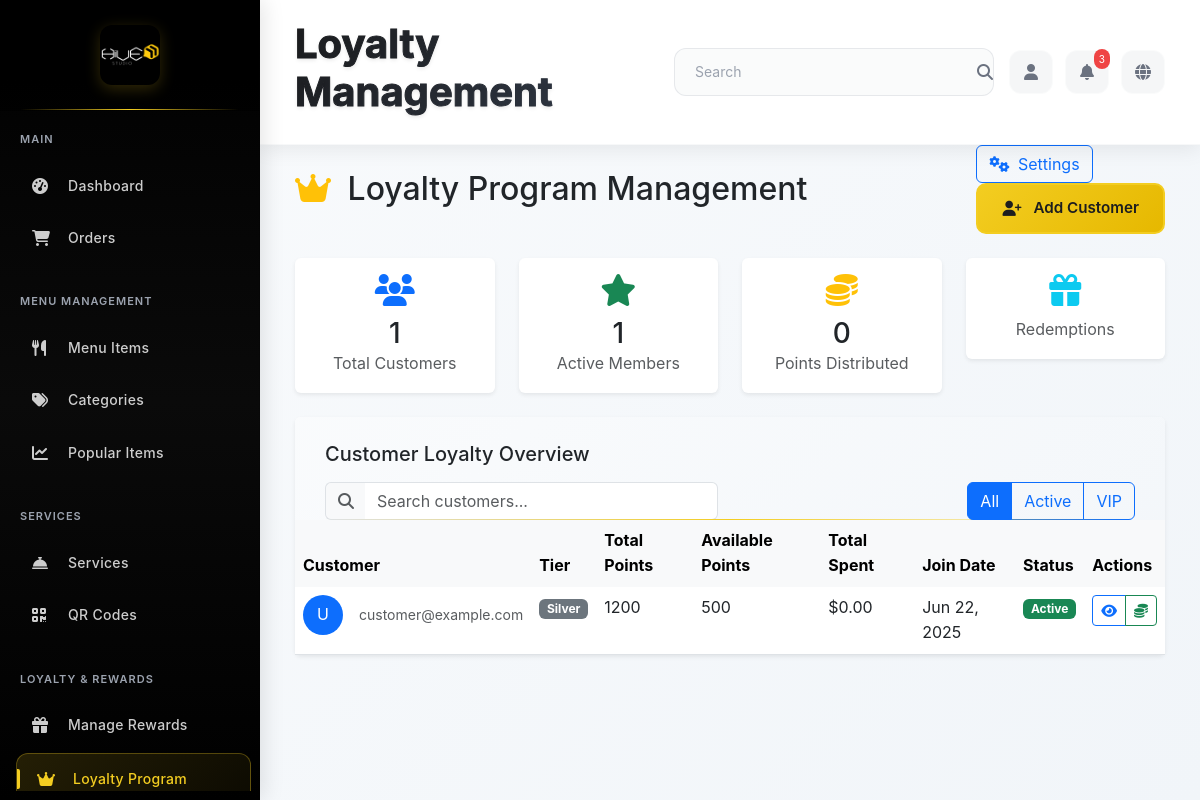
The app's page /admin/loyalty-management (signed in), older data.
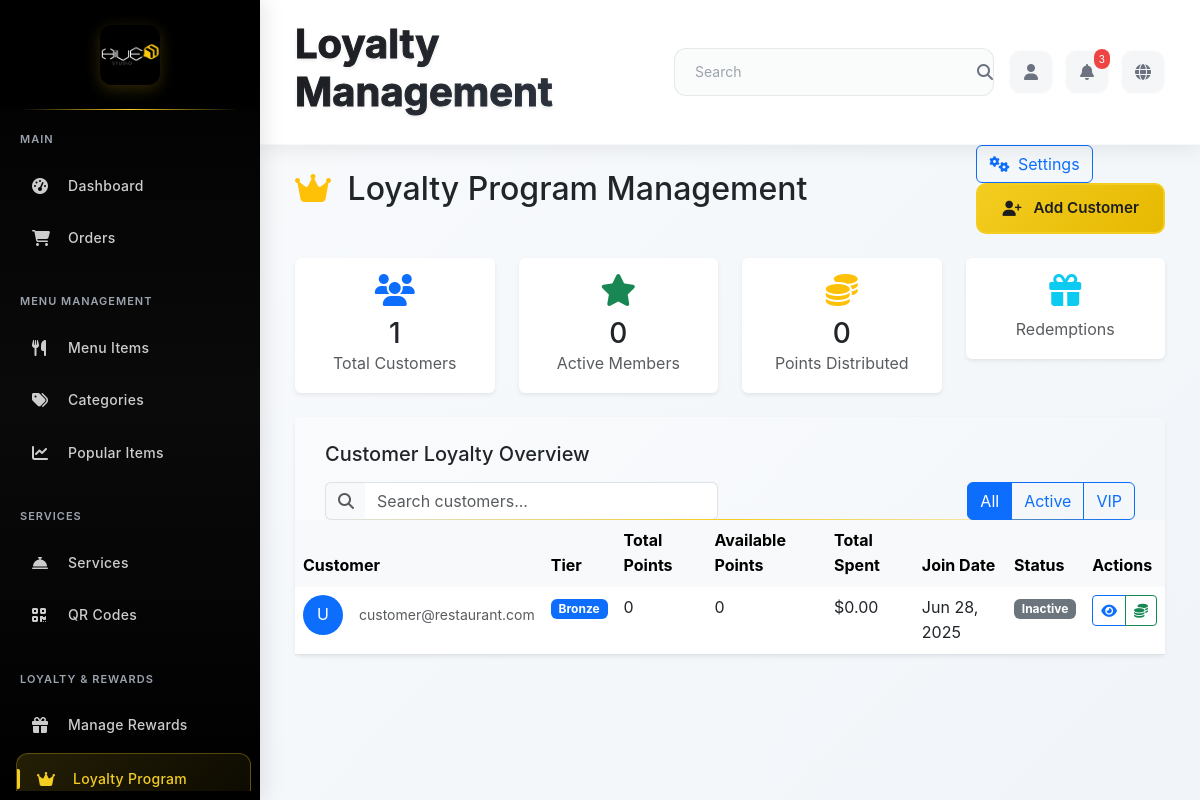
The same page, newer data.
### app/models.py (models this page shows, shortened)
class CustomerLoyalty(db.Model):
    __tablename__ = 'customer_loyalty'
    loyalty_id = db.Column(db.Integer, primary_key=True)
    user_id = db.Column(db.Integer, db.ForeignKey('users.user_id'), nullable=False, unique=True)
    total_points = db.Column(db.Integer, nullable=False, default=0)
    lifetime_points = db.Column(db.Integer, nullable=False, default=0)
    tier_level = db.Column(db.Enum('bronze', 'silver', 'gold', 'platinum', name='loyalty_tiers'),
                          nullable=False, default='bronze')
    join_date = db.Column(db.DateTime, default=datetime.utcnow)
    last_activity = db.Column(db.DateTime, default=datetime.utcnow)

class User(UserMixin, db.Model):
    __tablename__ = 'users'
    user_id = db.Column(db.Integer, primary_key=True)
    name = db.Column(db.String(100), nullable=False)
    email = db.Column(db.String(120), unique=True, nullable=False, index=True)
    phone = db.Column(db.String(20), nullable=True)
    password_hash = db.Column(db.String(255), nullable=False)
    role = db.Column(db.Enum('customer', 'admin', 'waiter', name='user_roles'), nullable=False, default='customer')
    profile_img = db.Column(db.String(255), nullable=True)
    created_at = db.Column(db.DateTime, default=datetime.utcnow)
    is_active = db.Column(db.Boolean, default=True)
    orders = db.relationship('Order', backref='customer', lazy='dynamic')
    service_requests = db.relationship('ServiceRequest', backref='customer', lazy='dynamic')
    notifications = db.relationship('Notification', backref='user', lazy='dynamic')
    feedback = db.relationship('Feedback', backref='user', lazy='dynamic')
    loyalty_account = db.relationship('CustomerLoyalty', backref='user', uselist=False)
    point_transactions = db.relationship('PointTransaction', backref='user', lazy='dynamic')
    reward_redemptions = db.relationship('RewardRedemption', backref='user', lazy='dynamic')
    audit_logs = db.relationship('AuditLog', backref='user', lazy='dynamic')
    def is_admin(self):
        return self.role == 'admin'

### app/modules/admin/routes.py (the view)
@bp.route('/loyalty-management')
@login_required
def loyalty_management():
    if not current_user.is_admin():
        return redirect(url_for('main.index'))
    page = request.args.get('page', 1, type=int)
    per_page = 20  # Number of customers per page
    customers = CustomerLoyalty.query.order_by(
        CustomerLoyalty.total_points.desc()
    ).paginate(
        page=page,
        per_page=per_page,
        error_out=False
    )
    total_customers = CustomerLoyalty.query.count()
    active_customers = CustomerLoyalty.query.filter(CustomerLoyalty.total_points > 0).count()
    bronze_customers = CustomerLoyalty.query.filter_by(tier_level='bronze').count()
    silver_customers = CustomerLoyalty.query.filter_by(tier_level='silver').count()
    gold_customers = CustomerLoyalty.query.filter_by(tier_level='gold').count()
    platinum_customers = CustomerLoyalty.query.filter_by(tier_level='platinum').count()
    total_points_distributed = db.session.query(func.sum(PointTransaction.points_earned)).scalar() or 0
    total_points_redeemed = db.session.query(func.sum(PointTransaction.points_redeemed)).scalar() or 0
    recent_transactions = PointTransaction.query.order_by(
        PointTransaction.timestamp.desc()
    ).limit(10).all()
    top_customers = CustomerLoyalty.query.order_by(
        CustomerLoyalty.total_points.desc()
    ).limit(10).all()
    return render_template('loyalty_management.html',
                         customers=customers,
                         total_customers=total_customers,
                         active_customers=active_customers,
                         bronze_customers=bronze_customers,
                         silver_customers=silver_customers,
                         gold_customers=gold_customers,
                         platinum_customers=platinum_customers,
                         total_points_distributed=total_points_distributed,
                         total_points_redeemed=total_points_redeemed,
                         recent_transactions=recent_transactions,
                         top_customers=top_customers)

### app/extensions.py (called while the page is built)
def init_extensions(app):
    db.init_app(app)
    login_manager.init_app(app)
    migrate.init_app(app, db)
    socketio.init_app(app, cors_allowed_origins="*")
    csrf.init_app(app)
    login_manager.login_view = 'auth.login'
    login_manager.login_message = 'Please log in to access this page.'
    login_manager.login_message_category = 'info'
    @login_manager.user_loader
    def load_user(user_id):
        from app.models import User
        return User.query.get(int(user_id))

### app/modules/admin/templates/loyalty_management.html (shortened to what the changed rows need)
{% extends "base.html" %}
{% block page_title %}Loyalty Management{% endblock %}
{% block content %}
<div class="d-flex justify-content-between align-items-center mb-4">
    <h2 class="mb-0">
        <i class="fas fa-crown text-warning me-2"></i>
        Loyalty Program Management
    </h2>
</div>
<div class="row mb-4">
    <div class="col-md-3">
        <div class="card border-0 shadow-sm">
            <div class="card-body text-center">
                <div class="text-success mb-2">
                    <i class="fas fa-star fa-2x"></i>
                </div>
                <h3 class="mb-0">{{ active_customers }}</h3>
                <p class="text-muted mb-0">Active Members</p>
            </div>
        </div>
    </div>
</div>
<div class="card border-0 shadow-sm">
    <div class="card-body p-0">
        <div class="table-responsive">
            <table class="table table-hover mb-0">
                <thead class="table-light">
                    <tr>
                        <th class="border-0">Customer</th>
                        <th class="border-0">Tier</th>
                        <th class="border-0">Total Points</th>
                        <th class="border-0">Available Points</th>
                        <th class="border-0">Total Spent</th>
                        <th class="border-0">Join Date</th>
                        <th class="border-0">Status</th>
                        <th class="border-0">Actions</th>
                    </tr>
                </thead>
                <tbody>
                    {% for customer in customers %}
                    <tr>
                        <td>
                            <div class="d-flex align-items-center">
                                <div class="avatar-sm me-3">
                                    <div class="avatar-sm bg-primary text-white rounded-circle d-flex align-items-center justify-content-center">
                                        {{ (customer.user.first_name[0] if customer.user and customer.user.first_name else 'U').upper() }}
                                    </div>
                                </div>
                                <div>
                                    <small class="text-muted">{{ customer.user.email if customer.user else 'No email' }}</small>
                                </div>
                            </div>
                        </td>
                        <td>
                            <span class="badge bg-{{ 'warning' if customer.tier_level == 'gold' else 'secondary' if customer.tier_level == 'silver' else 'info' if customer.tier_level == 'platinum' else 'primary' }}">
                                {{ customer.tier_level.title() }}
                            </span>
                        </td>
                        <td>{{ customer.lifetime_points }}</td>
                        <td>{{ customer.total_points }}</td>
                        <td>${{ "%.2f"|format(0) }}</td>
                        <td>{{ customer.join_date.strftime('%b %d, %Y') }}</td>
                        <td>
                            <span class="badge bg-{{ 'success' if customer.total_points > 0 else 'secondary' }}">
                                {{ 'Active' if customer.total_points > 0 else 'Inactive' }}
                            </span>
                        </td>
                        <td>
                            <div class="btn-group" role="group">
                                <button class="btn btn-sm btn-outline-primary" data-bs-toggle="modal" data-bs-target="#customerModal{{ customer.loyalty_id }}">
                                    <i class="fas fa-eye"></i>
                                </button>
                                <button class="btn btn-sm btn-outline-success" onclick="adjustPoints({{ customer.customer_id }})">
                                    <i class="fas fa-coins"></i>
                                </button>
                            </div>
                        </td>
                    </tr>
                    {% endfor %}
                </tbody>
            </table>
        </div>
    </div>
</div>
{% endblock %}

Row changes from the older to the newer data that the page shows:
removed CustomerLoyalty: user "U", user "customer@example.com", tier_level "Silver", lifetime_points "1200", total_points "500", value "0.00", join_date "Jun 22, 2025", total_points "Active"
added CustomerLoyalty: user "U", user "customer@restaurant.com", tier_level "Bronze", lifetime_points "0", total_points "0", value "0.00", join_date "Jun 28, 2025", total_points "Inactive"
Text that changed along with them:
{{ active_customers }}: "1" → "0"
